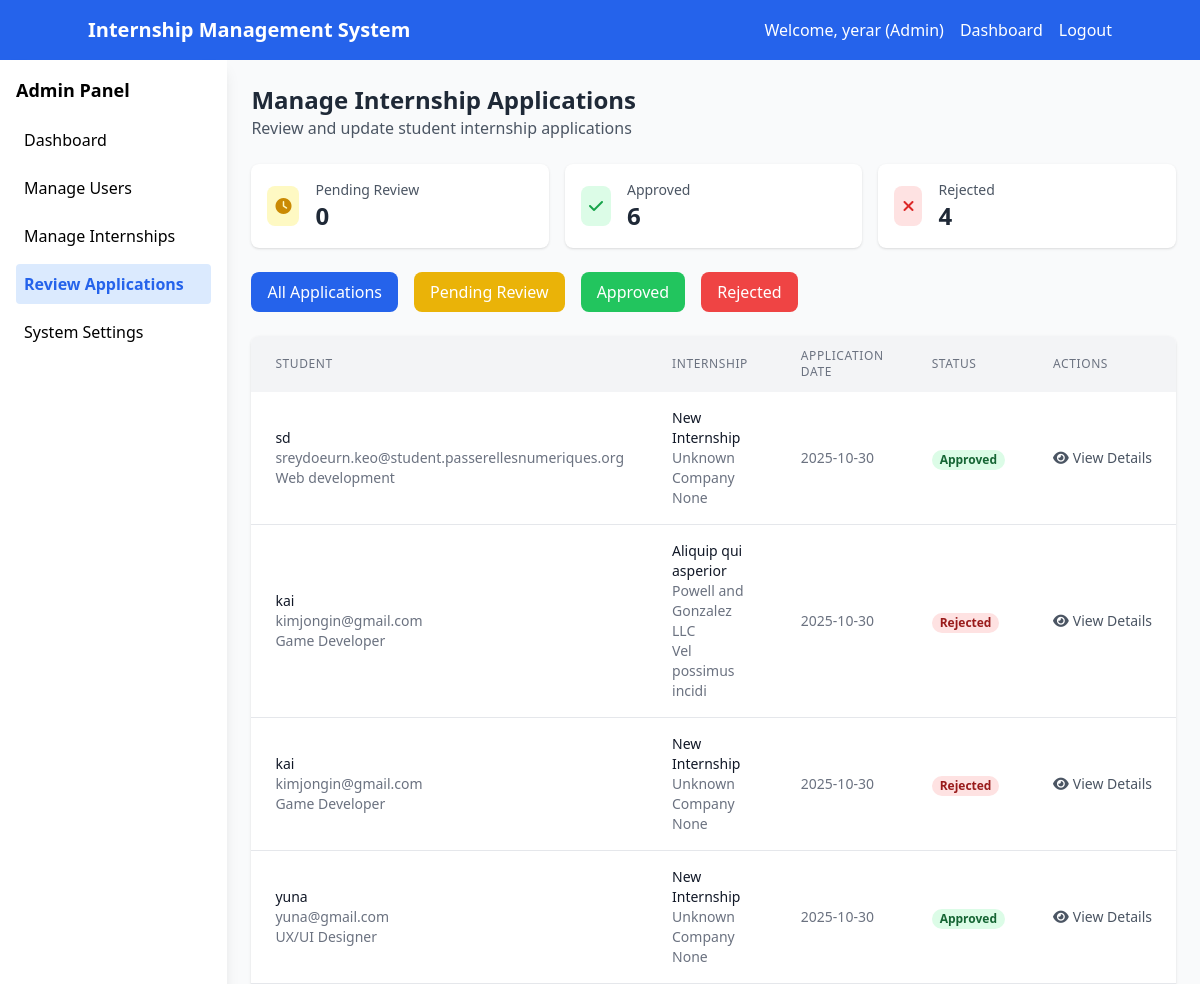
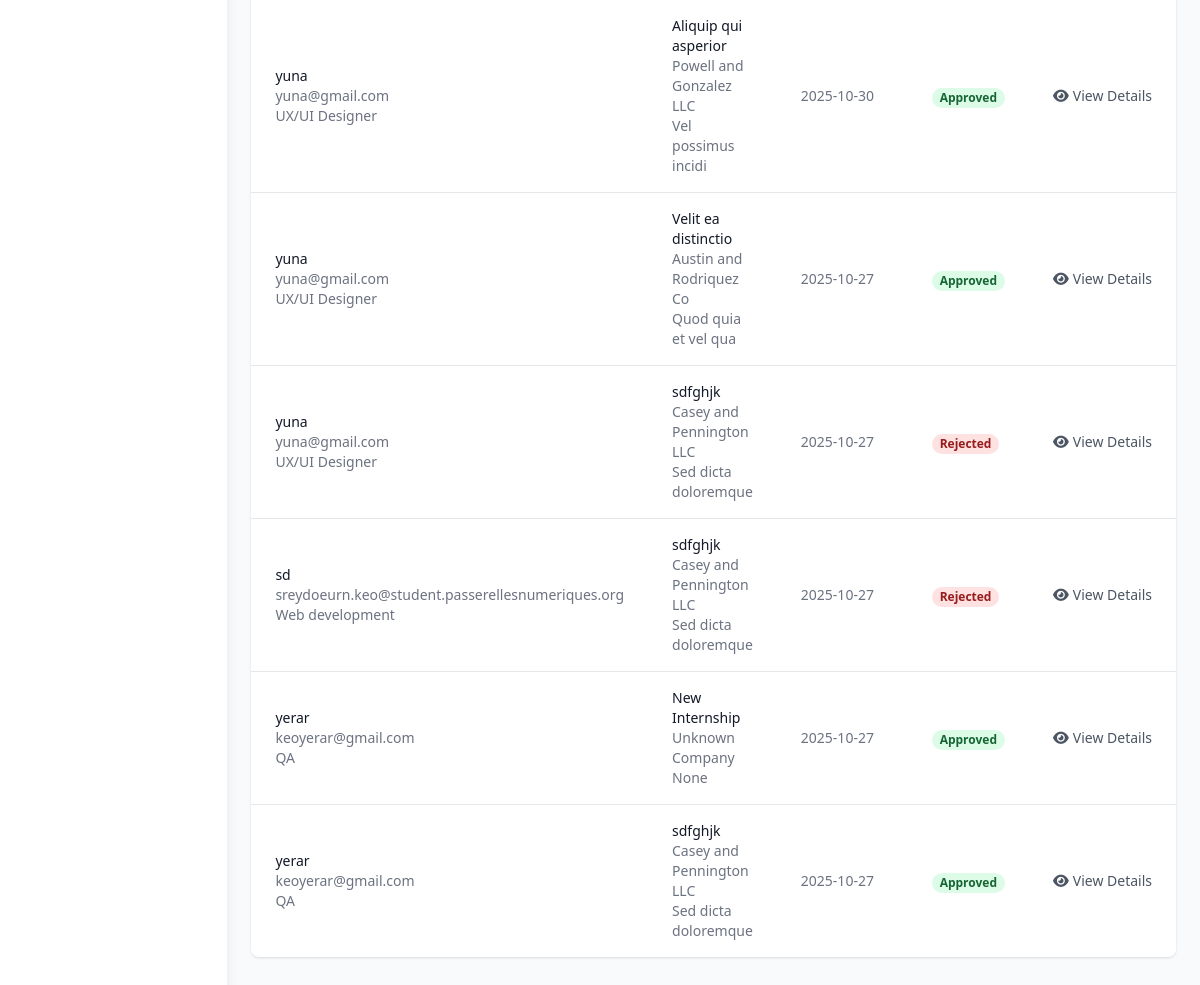
Page /admin/applications (signed in) on the committed database (2 pictures, top to bottom).
### models.py (models this page shows)
class User(Base):
    __tablename__ = "users"
    id = Column(Integer, primary_key=True, index=True)
    email = Column(String(255), unique=True, index=True, nullable=False)
    hashed_password = Column(String(255), nullable=False)
    full_name = Column(String(255), nullable=False)
    role = Column(Enum(UserRole), nullable=False, default=UserRole.STUDENT)
    phone = Column(String(20))
    department = Column(String(255))
    profile_picture = Column(String(500), default="default_avatar.png")
    created_at = Column(DateTime(timezone=True), server_default=func.now())
    is_active = Column(Boolean, default=True)
    created_internships = relationship("Internship", back_populates="creator")
    applications = relationship("InternshipApplication", back_populates="student")
    assigned_tasks = relationship("Task", foreign_keys="Task.student_id", back_populates="student")
    assigned_by_tasks = relationship("Task", foreign_keys="Task.assigned_by", back_populates="assigner")
    student_feedback = relationship("Feedback", foreign_keys="Feedback.student_id", back_populates="student")
    mentor_feedback = relationship("Feedback", foreign_keys="Feedback.mentor_id", back_populates="mentor")

class InternshipApplication(Base):
    __tablename__ = "internship_applications"
    id = Column(Integer, primary_key=True, index=True)
    student_id = Column(Integer, ForeignKey("users.id"), nullable=False)
    internship_id = Column(Integer, ForeignKey("internships.id"), nullable=False)
    application_date = Column(DateTime(timezone=True), server_default=func.now())
    status = Column(Enum(ApplicationStatus), default=ApplicationStatus.PENDING)
    cover_letter = Column(Text)
    resume_url = Column(String(500))
    student = relationship("User", back_populates="applications")
    internship = relationship("Internship", back_populates="applications")

class Internship(Base):
    __tablename__ = "internships"
    id = Column(Integer, primary_key=True, index=True)
    title = Column(String(255), nullable=False)
    description = Column(Text)
    company = Column(String(255), nullable=False)
    location = Column(String(255))
    duration = Column(String(100))
    stipend = Column(String(100))
    requirements = Column(Text)
    created_by = Column(Integer, ForeignKey("users.id"))
    created_at = Column(DateTime(timezone=True), server_default=func.now())
    is_active = Column(Boolean, default=True)
    deadline = Column(DateTime(timezone=True))
    creator = relationship("User", back_populates="created_internships")
    applications = relationship("InternshipApplication", back_populates="internship")
    tasks = relationship("Task", back_populates="internship")
    feedback = relationship("Feedback", back_populates="internship")

### app.py (the view)
@app.get("/admin/applications", response_class=HTMLResponse)
async def admin_applications_page(request: Request, db: Session = Depends(get_db)):
    try:
        user = await get_current_user_from_cookie(request, db)
        if user.role != "admin":
            return RedirectResponse("/dashboard?error=Access+denied")
        applications = db.query(models.InternshipApplication)\
            .join(models.User, models.InternshipApplication.student_id == models.User.id)\
            .join(models.Internship, models.InternshipApplication.internship_id == models.Internship.id)\
            .options(
                joinedload(models.InternshipApplication.student),
                joinedload(models.InternshipApplication.internship)
            )\
            .order_by(models.InternshipApplication.application_date.desc())\
            .all()
        stats = crud.get_system_stats(db)
        return templates.TemplateResponse("admin_applications.html", {
            "request": request,
            "user": user,
            "applications": applications,
            "stats": stats
        })
    except Exception as e:
        logger.error(f"Admin applications page error: {e}")
        return RedirectResponse("/login")

### templates/admin_applications.html (shortened to what this page needs)
<!DOCTYPE html>
<html lang="en">
<head>
    <script src="https://cdn.tailwindcss.com"></script>
    <link rel="stylesheet" href="https://cdnjs.cloudflare.com/ajax/libs/font-awesome/6.4.0/css/all.min.css">
</head>
<body class="bg-gray-50">
    <nav class="bg-blue-600 text-white p-4">
        <div class="container mx-auto flex justify-between items-center">
            <h1 class="text-xl font-bold">Internship Management System</h1>
            <div class="flex items-center space-x-4">
                <span>Welcome, {{ user.full_name }} (Admin)</span>
                <a href="/dashboard" class="hover:underline">Dashboard</a>
                <a href="/logout" class="hover:underline">Logout</a>
            </div>
        </div>
    </nav>
    <div class="flex">
        <div class="w-64 bg-white shadow-lg min-h-screen">
            <div class="p-4">
                <h2 class="font-bold text-lg mb-4">Admin Panel</h2>
                <ul class="space-y-2">
                    <li><a href="/admin/dashboard" class="block p-2 hover:bg-blue-50 rounded">Dashboard</a></li>
                    <li><a href="/admin/users" class="block p-2 hover:bg-blue-50 rounded">Manage Users</a></li>
                    <li><a href="/admin/internships" class="block p-2 hover:bg-blue-50 rounded">Manage Internships</a></li>
                    <li><a href="/admin/applications" class="block p-2 bg-blue-100 text-blue-600 rounded font-semibold">Review Applications</a></li>
                    <li><a href="/admin/system" class="block p-2 hover:bg-blue-50 rounded">System Settings</a></li>
                </ul>
            </div>
        </div>
        <div class="flex-1 p-6">
            <div class="mb-6">
                <h1 class="text-2xl font-bold text-gray-800">Manage Internship Applications</h1>
                <p class="text-gray-600">Review and update student internship applications</p>
            </div>
            <div class="grid grid-cols-1 md:grid-cols-3 gap-4 mb-6">
                <div class="bg-white p-4 rounded-lg shadow">
                    <div class="flex items-center">
                        <div class="p-2 bg-yellow-100 rounded-lg">
                            <i class="fas fa-clock text-yellow-600"></i>
                        </div>
                        <div class="ml-4">
                            <p class="text-sm text-gray-600">Pending Review</p>
                            <p class="text-2xl font-bold text-gray-800">
                                {{ applications|selectattr("status", "equalto", "pending")|list|length }}
                            </p>
                        </div>
                    </div>
                </div>
                <div class="bg-white p-4 rounded-lg shadow">
                    <div class="flex items-center">
                        <div class="p-2 bg-green-100 rounded-lg">
                            <i class="fas fa-check text-green-600"></i>
                        </div>
                        <div class="ml-4">
                            <p class="text-sm text-gray-600">Approved</p>
                            <p class="text-2xl font-bold text-gray-800">
                                {{ applications|selectattr("status", "equalto", "approved")|list|length }}
                            </p>
                        </div>
                    </div>
                </div>
                <div class="bg-white p-4 rounded-lg shadow">
                    <div class="flex items-center">
                        <div class="p-2 bg-red-100 rounded-lg">
                            <i class="fas fa-times text-red-600"></i>
                        </div>
                        <div class="ml-4">
                            <p class="text-sm text-gray-600">Rejected</p>
                            <p class="text-2xl font-bold text-gray-800">
                                {{ applications|selectattr("status", "equalto", "rejected")|list|length }}
                            </p>
                        </div>
                    </div>
                </div>
            </div>
            <div class="mb-6 flex space-x-4">
                <button onclick="filterApplications('all')" class="px-4 py-2 bg-blue-600 text-white rounded-lg hover:bg-blue-700">
                    All Applications
                </button>
                <button onclick="filterApplications('pending')" class="px-4 py-2 bg-yellow-500 text-white rounded-lg hover:bg-yellow-600">
                    Pending Review
                </button>
                <button onclick="filterApplications('approved')" class="px-4 py-2 bg-green-500 text-white rounded-lg hover:bg-green-600">
                    Approved
                </button>
                <button onclick="filterApplications('rejected')" class="px-4 py-2 bg-red-500 text-white rounded-lg hover:bg-red-600">
                    Rejected
                </button>
            </div>
            <div class="bg-white rounded-lg shadow overflow-hidden">
                <table class="min-w-full">
                    <thead class="bg-gray-100">
                        <tr>
                            <th class="px-6 py-3 text-left text-xs font-medium text-gray-500 uppercase tracking-wider">Student</th>
                            <th class="px-6 py-3 text-left text-xs font-medium text-gray-500 uppercase tracking-wider">Internship</th>
                            <th class="px-6 py-3 text-left text-xs font-medium text-gray-500 uppercase tracking-wider">Application Date</th>
                            <th class="px-6 py-3 text-left text-xs font-medium text-gray-500 uppercase tracking-wider">Status</th>
                            <th class="px-6 py-3 text-left text-xs font-medium text-gray-500 uppercase tracking-wider">Actions</th>
                        </tr>
                    </thead>
                    <tbody id="applications-list" class="bg-white divide-y divide-gray-200">
                        {% for application in applications %}
                        <tr class="application-item" data-status="{{ application.status }}">
                            <td class="px-6 py-4 whitespace-nowrap">
                                <div class="text-sm font-medium text-gray-900">{{ application.student.full_name }}</div>
                                <div class="text-sm text-gray-500">{{ application.student.email }}</div>
                                <div class="text-sm text-gray-500">{{ application.student.department }}</div>
                            </td>
                            <td class="px-6 py-4">
                                <div class="text-sm font-medium text-gray-900">{{ application.internship.title }}</div>
                                <div class="text-sm text-gray-500">{{ application.internship.company }}</div>
                                <div class="text-sm text-gray-500">{{ application.internship.location }}</div>
                            </td>
                            <td class="px-6 py-4 whitespace-nowrap text-sm text-gray-500">
                                {{ application.application_date.strftime('%Y-%m-%d') }}
                            </td>
                            <td class="px-6 py-4 whitespace-nowrap">
                                <span class="px-2 inline-flex text-xs leading-5 font-semibold rounded-full
                                    {% if application.status == 'approved' %}bg-green-100 text-green-800
                                    {% elif application.status == 'rejected' %}bg-red-100 text-red-800
                                    {% else %}bg-yellow-100 text-yellow-800{% endif %}">
                                    {{ application.status.title() }}
                                </span>
                            </td>
                            <td class="px-6 py-4 whitespace-nowrap text-sm font-medium">
                                <button onclick="viewApplicationDetails({{ application.id }})"
                                        class="text-gray-600 hover:text-gray-900">
                                    <i class="fas fa-eye mr-1"></i>View Details
                                </button>
                            </td>
                        </tr>
                        {% endfor %}
                    </tbody>
                </table>
            </div>
        </div>
    </div>
</body>
</html>

### rows in the picture
User: full_name "yerar"
InternshipApplication: student.full_name "sd", student.email "sreydoeurn.keo@student.passerellesnumeriques.org", student.department "Web development", internship "New Internship", internship.company "Unknown Company", internship.location "None", application_date "2025-10-30", status "Approved"
InternshipApplication: student.full_name "kai", student.email "kimjongin@gmail.com", student.department "Game Developer", internship "Aliquip qui asperior", internship.company "Powell and Gonzalez LLC", internship.location "Vel possimus incidi", application_date "2025-10-30", status "Rejected"
InternshipApplication: student.full_name "kai", student.email "kimjongin@gmail.com", student.department "Game Developer", internship "New Internship", internship.company "Unknown Company", internship.location "None", application_date "2025-10-30", status "Rejected"
InternshipApplication: student.full_name "yuna", student.email "yuna@gmail.com", student.department "UX/UI Designer", internship "New Internship", internship.company "Unknown Company", internship.location "None", application_date "2025-10-30", status "Approved"
InternshipApplication: student.full_name "yuna", student.email "yuna@gmail.com", student.department "UX/UI Designer", internship "Aliquip qui asperior", internship.company "Powell and Gonzalez LLC", internship.location "Vel possimus incidi", application_date "2025-10-30", status "Approved"
InternshipApplication: student.full_name "yuna", student.email "yuna@gmail.com", student.department "UX/UI Designer", internship "Velit ea distinctio", internship.company "Austin and Rodriquez Co", internship.location "Quod quia et vel qua", application_date "2025-10-27", status "Approved"
InternshipApplication: student.full_name "yuna", student.email "yuna@gmail.com", student.department "UX/UI Designer", internship "sdfghjk", internship.company "Casey and Pennington LLC", internship.location "Sed dicta doloremque", application_date "2025-10-27", status "Rejected"
InternshipApplication: student.full_name "sd", student.email "sreydoeurn.keo@student.passerellesnumeriques.org", student.department "Web development", internship "sdfghjk", internship.company "Casey and Pennington LLC", internship.location "Sed dicta doloremque", application_date "2025-10-27", status "Rejected"
InternshipApplication: student.full_name "yerar", student.email "keoyerar@gmail.com", student.department "QA", internship "New Internship", internship.company "Unknown Company", internship.location "None", application_date "2025-10-27", status "Approved"
InternshipApplication: student.full_name "yerar", student.email "keoyerar@gmail.com", student.department "QA", internship "sdfghjk", internship.company "Casey and Pennington LLC", internship.location "Sed dicta doloremque", application_date "2025-10-27", status "Approved"

### other values in the picture
{{ applications|selectattr("status", "equalto", "pending")|list|length }} "0"
{{ applications|selectattr("status", "equalto", "approved")|list|length }} "6"
{{ applications|selectattr("status", "equalto", "rejected")|list|length }} "4"
